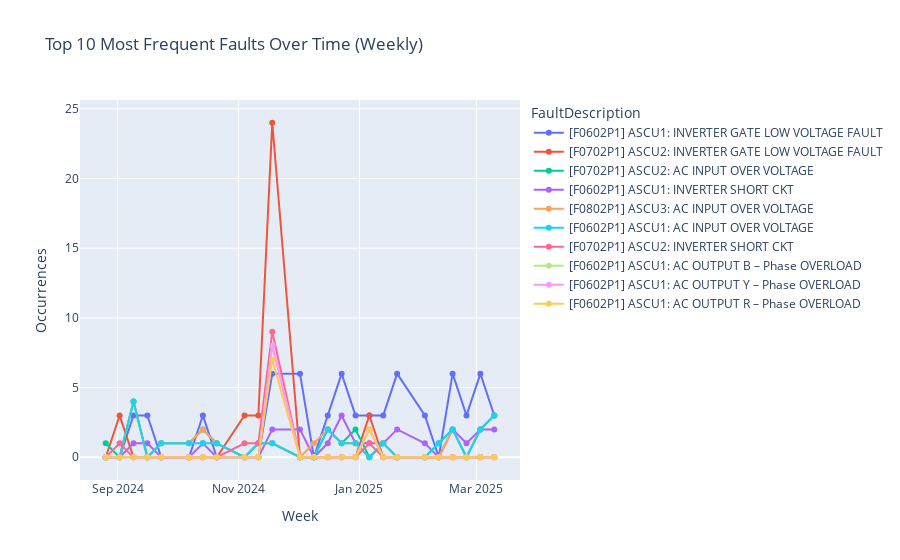

The code cell stored with this chart in its notebook:
### Markdown cell above
## 2.1 Interactive Plot

### Code cell
import plotly.express as px

sorted_columns = top10.sum().sort_values(ascending=False).index
fig = px.line(
    top10[sorted_columns],
    markers=True,
    title="Top 10 Most Frequent Faults Over Time (Weekly)",
)
fig.update_layout(xaxis_title="Week", yaxis_title="Occurrences")
fig.show()

### Figure 1 — Plotly figure (JSON) as saved in the notebook; plotly's stock layout.template omitted (floating-point values rounded to 4 significant figures)
{"data": [{"hovertemplate": "FaultDescription=[F0602P1] ASCU1: INVERTER GATE LOW VOLTAGE FAULT<br>Week=%{x}<br>value=%{y}<extra></extra>", "legendgroup": "[F0602P1] ASCU1: INVERTER GATE LOW VOLTAGE FAULT", "line": {"color": "#636efa", "dash": "solid"}, "marker": {"symbol": "circle"}, "mode": "lines+markers", "name": "[F0602P1] ASCU1: INVERTER GATE LOW VOLTAGE FAULT", "orientation": "v", "showlegend": true, "type": "scatter", "x": ["2024-08-26T00:00:00", "2024-09-02T00:00:00", "2024-09-09T00:00:00", "2024-09-16T00:00:00", "2024-09-23T00:00:00", "2024-10-07T00:00:00", "2024-10-14T00:00:00", "2024-10-21T00:00:00", "2024-11-04T00:00:00", "2024-11-11T00:00:00", "2024-11-18T00:00:00", "2024-12-02T00:00:00", "2024-12-09T00:00:00", "2024-12-16T00:00:00", "2024-12-23T00:00:00", "2024-12-30T00:00:00", "2025-01-06T00:00:00", "2025-01-13T00:00:00", "2025-01-20T00:00:00", "2025-02-03T00:00:00", "2025-02-10T00:00:00", "2025-02-17T00:00:00", "2025-02-24T00:00:00", "2025-03-03T00:00:00", "2025-03-10T00:00:00"], "xaxis": "x", "y": [0.0, 0.0, 3.0, 3.0, 0.0, 0.0, 3.0, 0.0, 0.0, 0.0, 6.0, 6.0, 0.0, 3.0, 6.0, 3.0, 3.0, 3.0, 6.0, 3.0, 0.0, 6.0, 3.0, 6.0, 3.0], "yaxis": "y"}, {"hovertemplate": "FaultDescription=[F0702P1] ASCU2: INVERTER GATE LOW VOLTAGE FAULT<br>Week=%{x}<br>value=%{y}<extra></extra>", "legendgroup": "[F0702P1] ASCU2: INVERTER GATE LOW VOLTAGE FAULT", "line": {"color": "#EF553B", "dash": "solid"}, "marker": {"symbol": "circle"}, "mode": "lines+markers", "name": "[F0702P1] ASCU2: INVERTER GATE LOW VOLTAGE FAULT", "orientation": "v", "showlegend": true, "type": "scatter", "x": ["2024-08-26T00:00:00", "2024-09-02T00:00:00", "2024-09-09T00:00:00", "2024-09-16T00:00:00", "2024-09-23T00:00:00", "2024-10-07T00:00:00", "2024-10-14T00:00:00", "2024-10-21T00:00:00", "2024-11-04T00:00:00", "2024-11-11T00:00:00", "2024-11-18T00:00:00", "2024-12-02T00:00:00", "2024-12-09T00:00:00", "2024-12-16T00:00:00", "2024-12-23T00:00:00", "2024-12-30T00:00:00", "2025-01-06T00:00:00", "2025-01-13T00:00:00", "2025-01-20T00:00:00", "2025-02-03T00:00:00", "2025-02-10T00:00:00", "2025-02-17T00:00:00", "2025-02-24T00:00:00", "2025-03-03T00:00:00", "2025-03-10T00:00:00"], "xaxis": "x", "y": [0.0, 3.0, 0.0, 0.0, 0.0, 0.0, 0.0, 0.0, 3.0, 3.0, 24.0, 0.0, 0.0, 0.0, 0.0, 0.0, 3.0, 0.0, 0.0, 0.0, 0.0, 0.0, 0.0, 0.0, 0.0], "yaxis": "y"}, {"hovertemplate": "FaultDescription=[F0702P1] ASCU2: AC INPUT OVER VOLTAGE<br>Week=%{x}<br>value=%{y}<extra></extra>", "legendgroup": "[F0702P1] ASCU2: AC INPUT OVER VOLTAGE", "line": {"color": "#00cc96", "dash": "solid"}, "marker": {"symbol": "circle"}, "mode": "lines+markers", "name": "[F0702P1] ASCU2: AC INPUT OVER VOLTAGE", "orientation": "v", "showlegend": true, "type": "scatter", "x": ["2024-08-26T00:00:00", "2024-09-02T00:00:00", "2024-09-09T00:00:00", "2024-09-16T00:00:00", "2024-09-23T00:00:00", "2024-10-07T00:00:00", "2024-10-14T00:00:00", "2024-10-21T00:00:00", "2024-11-04T00:00:00", "2024-11-11T00:00:00", "2024-11-18T00:00:00", "2024-12-02T00:00:00", "2024-12-09T00:00:00", "2024-12-16T00:00:00", "2024-12-23T00:00:00", "2024-12-30T00:00:00", "2025-01-06T00:00:00", "2025-01-13T00:00:00", "2025-01-20T00:00:00", "2025-02-03T00:00:00", "2025-02-10T00:00:00", "2025-02-17T00:00:00", "2025-02-24T00:00:00", "2025-03-03T00:00:00", "2025-03-10T00:00:00"], "xaxis": "x", "y": [1.0, 0.0, 4.0, 0.0, 1.0, 1.0, 2.0, 1.0, 0.0, 1.0, 1.0, 0.0, 0.0, 2.0, 1.0, 2.0, 0.0, 1.0, 0.0, 0.0, 1.0, 2.0, 0.0, 2.0, 3.0], "yaxis": "y"}, {"hovertemplate": "FaultDescription=[F0602P1] ASCU1: INVERTER SHORT CKT<br>Week=%{x}<br>value=%{y}<extra></extra>", "legendgroup": "[F0602P1] ASCU1: INVERTER SHORT CKT", "line": {"color": "#ab63fa", "dash": "solid"}, "marker": {"symbol": "circle"}, "mode": "lines+markers", "name": "[F0602P1] ASCU1: INVERTER SHORT CKT", "orientation": "v", "showlegend": true, "type": "scatter", "x": ["2024-08-26T00:00:00", "2024-09-02T00:00:00", "2024-09-09T00:00:00", "2024-09-16T00:00:00", "2024-09-23T00:00:00", "2024-10-07T00:00:00", "2024-10-14T00:00:00", "2024-10-21T00:00:00", "2024-11-04T00:00:00", "2024-11-11T00:00:00", "2024-11-18T00:00:00", "2024-12-02T00:00:00", "2024-12-09T00:00:00", "2024-12-16T00:00:00", "2024-12-23T00:00:00", "2024-12-30T00:00:00", "2025-01-06T00:00:00", "2025-01-13T00:00:00", "2025-01-20T00:00:00", "2025-02-03T00:00:00", "2025-02-10T00:00:00", "2025-02-17T00:00:00", "2025-02-24T00:00:00", "2025-03-03T00:00:00", "2025-03-10T00:00:00"], "xaxis": "x", "y": [0.0, 0.0, 1.0, 1.0, 0.0, 0.0, 1.0, 0.0, 0.0, 0.0, 2.0, 2.0, 0.0, 1.0, 3.0, 1.0, 1.0, 1.0, 2.0, 1.0, 0.0, 2.0, 1.0, 2.0, 2.0], "yaxis": "y"}, {"hovertemplate": "FaultDescription=[F0802P1] ASCU3: AC INPUT OVER VOLTAGE<br>Week=%{x}<br>value=%{y}<extra></extra>", "legendgroup": "[F0802P1] ASCU3: AC INPUT OVER VOLTAGE", "line": {"color": "#FFA15A", "dash": "solid"}, "marker": {"symbol": "circle"}, "mode": "lines+markers", "name": "[F0802P1] ASCU3: AC INPUT OVER VOLTAGE", "orientation": "v", "showlegend": true, "type": "scatter", "x": ["2024-08-26T00:00:00", "2024-09-02T00:00:00", "2024-09-09T00:00:00", "2024-09-16T00:00:00", "2024-09-23T00:00:00", "2024-10-07T00:00:00", "2024-10-14T00:00:00", "2024-10-21T00:00:00", "2024-11-04T00:00:00", "2024-11-11T00:00:00", "2024-11-18T00:00:00", "2024-12-02T00:00:00", "2024-12-09T00:00:00", "2024-12-16T00:00:00", "2024-12-23T00:00:00", "2024-12-30T00:00:00", "2025-01-06T00:00:00", "2025-01-13T00:00:00", "2025-01-20T00:00:00", "2025-02-03T00:00:00", "2025-02-10T00:00:00", "2025-02-17T00:00:00", "2025-02-24T00:00:00", "2025-03-03T00:00:00", "2025-03-10T00:00:00"], "xaxis": "x", "y": [0.0, 0.0, 4.0, 0.0, 1.0, 1.0, 2.0, 1.0, 0.0, 1.0, 1.0, 0.0, 1.0, 2.0, 1.0, 1.0, 0.0, 1.0, 0.0, 0.0, 0.0, 2.0, 0.0, 2.0, 3.0], "yaxis": "y"}, {"hovertemplate": "FaultDescription=[F0602P1] ASCU1: AC INPUT OVER VOLTAGE<br>Week=%{x}<br>value=%{y}<extra></extra>", "legendgroup": "[F0602P1] ASCU1: AC INPUT OVER VOLTAGE", "line": {"color": "#19d3f3", "dash": "solid"}, "marker": {"symbol": "circle"}, "mode": "lines+markers", "name": "[F0602P1] ASCU1: AC INPUT OVER VOLTAGE", "orientation": "v", "showlegend": true, "type": "scatter", "x": ["2024-08-26T00:00:00", "2024-09-02T00:00:00", "2024-09-09T00:00:00", "2024-09-16T00:00:00", "2024-09-23T00:00:00", "2024-10-07T00:00:00", "2024-10-14T00:00:00", "2024-10-21T00:00:00", "2024-11-04T00:00:00", "2024-11-11T00:00:00", "2024-11-18T00:00:00", "2024-12-02T00:00:00", "2024-12-09T00:00:00", "2024-12-16T00:00:00", "2024-12-23T00:00:00", "2024-12-30T00:00:00", "2025-01-06T00:00:00", "2025-01-13T00:00:00", "2025-01-20T00:00:00", "2025-02-03T00:00:00", "2025-02-10T00:00:00", "2025-02-17T00:00:00", "2025-02-24T00:00:00", "2025-03-03T00:00:00", "2025-03-10T00:00:00"], "xaxis": "x", "y": [0.0, 0.0, 4.0, 0.0, 1.0, 1.0, 1.0, 1.0, 0.0, 1.0, 1.0, 0.0, 0.0, 2.0, 1.0, 1.0, 0.0, 1.0, 0.0, 0.0, 1.0, 2.0, 0.0, 2.0, 3.0], "yaxis": "y"}, {"hovertemplate": "FaultDescription=[F0702P1] ASCU2: INVERTER SHORT CKT<br>Week=%{x}<br>value=%{y}<extra></extra>", "legendgroup": "[F0702P1] ASCU2: INVERTER SHORT CKT", "line": {"color": "#FF6692", "dash": "solid"}, "marker": {"symbol": "circle"}, "mode": "lines+markers", "name": "[F0702P1] ASCU2: INVERTER SHORT CKT", "orientation": "v", "showlegend": true, "type": "scatter", "x": ["2024-08-26T00:00:00", "2024-09-02T00:00:00", "2024-09-09T00:00:00", "2024-09-16T00:00:00", "2024-09-23T00:00:00", "2024-10-07T00:00:00", "2024-10-14T00:00:00", "2024-10-21T00:00:00", "2024-11-04T00:00:00", "2024-11-11T00:00:00", "2024-11-18T00:00:00", "2024-12-02T00:00:00", "2024-12-09T00:00:00", "2024-12-16T00:00:00", "2024-12-23T00:00:00", "2024-12-30T00:00:00", "2025-01-06T00:00:00", "2025-01-13T00:00:00", "2025-01-20T00:00:00", "2025-02-03T00:00:00", "2025-02-10T00:00:00", "2025-02-17T00:00:00", "2025-02-24T00:00:00", "2025-03-03T00:00:00", "2025-03-10T00:00:00"], "xaxis": "x", "y": [0.0, 1.0, 0.0, 0.0, 0.0, 0.0, 0.0, 0.0, 1.0, 1.0, 9.0, 0.0, 0.0, 0.0, 0.0, 0.0, 1.0, 0.0, 0.0, 0.0, 0.0, 0.0, 0.0, 0.0, 0.0], "yaxis": "y"}, {"hovertemplate": "FaultDescription=[F0602P1] ASCU1: AC OUTPUT B – Phase OVERLOAD<br>Week=%{x}<br>value=%{y}<extra></extra>", "legendgroup": "[F0602P1] ASCU1: AC OUTPUT B – Phase OVERLOAD", "line": {"color": "#B6E880", "dash": "solid"}, "marker": {"symbol": "circle"}, "mode": "lines+markers", "name": "[F0602P1] ASCU1: AC OUTPUT B – Phase OVERLOAD", "orientation": "v", "showlegend": true, "type": "scatter", "x": ["2024-08-26T00:00:00", "2024-09-02T00:00:00", "2024-09-09T00:00:00", "2024-09-16T00:00:00", "2024-09-23T00:00:00", "2024-10-07T00:00:00", "2024-10-14T00:00:00", "2024-10-21T00:00:00", "2024-11-04T00:00:00", "2024-11-11T00:00:00", "2024-11-18T00:00:00", "2024-12-02T00:00:00", "2024-12-09T00:00:00", "2024-12-16T00:00:00", "2024-12-23T00:00:00", "2024-12-30T00:00:00", "2025-01-06T00:00:00", "2025-01-13T00:00:00", "2025-01-20T00:00:00", "2025-02-03T00:00:00", "2025-02-10T00:00:00", "2025-02-17T00:00:00", "2025-02-24T00:00:00", "2025-03-03T00:00:00", "2025-03-10T00:00:00"], "xaxis": "x", "y": [0.0, 0.0, 0.0, 0.0, 0.0, 0.0, 0.0, 0.0, 0.0, 0.0, 8.0, 0.0, 0.0, 0.0, 0.0, 0.0, 2.0, 0.0, 0.0, 0.0, 0.0, 0.0, 0.0, 0.0, 0.0], "yaxis": "y"}, {"hovertemplate": "FaultDescription=[F0602P1] ASCU1: AC OUTPUT Y – Phase OVERLOAD<br>Week=%{x}<br>value=%{y}<extra></extra>", "legendgroup": "[F0602P1] ASCU1: AC OUTPUT Y – Phase OVERLOAD", "line": {"color": "#FF97FF", "dash": "solid"}, "marker": {"symbol": "circle"}, "mode": "lines+markers", "name": "[F0602P1] ASCU1: AC OUTPUT Y – Phase OVERLOAD", "orientation": "v", "showlegend": true, "type": "scatter", "x": ["2024-08-26T00:00:00", "2024-09-02T00:00:00", "2024-09-09T00:00:00", "2024-09-16T00:00:00", "2024-09-23T00:00:00", "2024-10-07T00:00:00", "2024-10-14T00:00:00", "2024-10-21T00:00:00", "2024-11-04T00:00:00", "2024-11-11T00:00:00", "2024-11-18T00:00:00", "2024-12-02T00:00:00", "2024-12-09T00:00:00", "2024-12-16T00:00:00", "2024-12-23T00:00:00", "2024-12-30T00:00:00", "2025-01-06T00:00:00", "2025-01-13T00:00:00", "2025-01-20T00:00:00", "2025-02-03T00:00:00", "2025-02-10T00:00:00", "2025-02-17T00:00:00", "2025-02-24T00:00:00", "2025-03-03T00:00:00", "2025-03-10T00:00:00"], "xaxis": "x", "y": [0.0, 0.0, 0.0, 0.0, 0.0, 0.0, 0.0, 0.0, 0.0, 0.0, 8.0, 0.0, 0.0, 0.0, 0.0, 0.0, 2.0, 0.0, 0.0, 0.0, 0.0, 0.0, 0.0, 0.0, 0.0], "yaxis": "y"}, {"hovertemplate": "FaultDescription=[F0602P1] ASCU1: AC OUTPUT R – Phase OVERLOAD<br>Week=%{x}<br>value=%{y}<extra></extra>", "legendgroup": "[F0602P1] ASCU1: AC OUTPUT R – Phase OVERLOAD", "line": {"color": "#FECB52", "dash": "solid"}, "marker": {"symbol": "circle"}, "mode": "lines+markers", "name": "[F0602P1] ASCU1: AC OUTPUT R – Phase OVERLOAD", "orientation": "v", "showlegend": true, "type": "scatter", "x": ["2024-08-26T00:00:00", "2024-09-02T00:00:00", "2024-09-09T00:00:00", "2024-09-16T00:00:00", "2024-09-23T00:00:00", "2024-10-07T00:00:00", "2024-10-14T00:00:00", "2024-10-21T00:00:00", "2024-11-04T00:00:00", "2024-11-11T00:00:00", "2024-11-18T00:00:00", "2024-12-02T00:00:00", "2024-12-09T00:00:00", "2024-12-16T00:00:00", "2024-12-23T00:00:00", "2024-12-30T00:00:00", "2025-01-06T00:00:00", "2025-01-13T00:00:00", "2025-01-20T00:00:00", "2025-02-03T00:00:00", "2025-02-10T00:00:00", "2025-02-17T00:00:00", "2025-02-24T00:00:00", "2025-03-03T00:00:00", "2025-03-10T00:00:00"], "xaxis": "x", "y": [0.0, 0.0, 0.0, 0.0, 0.0, 0.0, 0.0, 0.0, 0.0, 0.0, 7.0, 0.0, 0.0, 0.0, 0.0, 0.0, 2.0, 0.0, 0.0, 0.0, 0.0, 0.0, 0.0, 0.0, 0.0], "yaxis": "y"}], "layout": {"legend": {"title": {"text": "FaultDescription"}, "tracegroupgap": 0}, "title": {"text": "Top 10 Most Frequent Faults Over Time (Weekly)"}, "xaxis": {"anchor": "y", "domain": [0, 1], "title": {"text": "Week"}}, "yaxis": {"anchor": "x", "domain": [0, 1], "title": {"text": "Occurrences"}}}}
